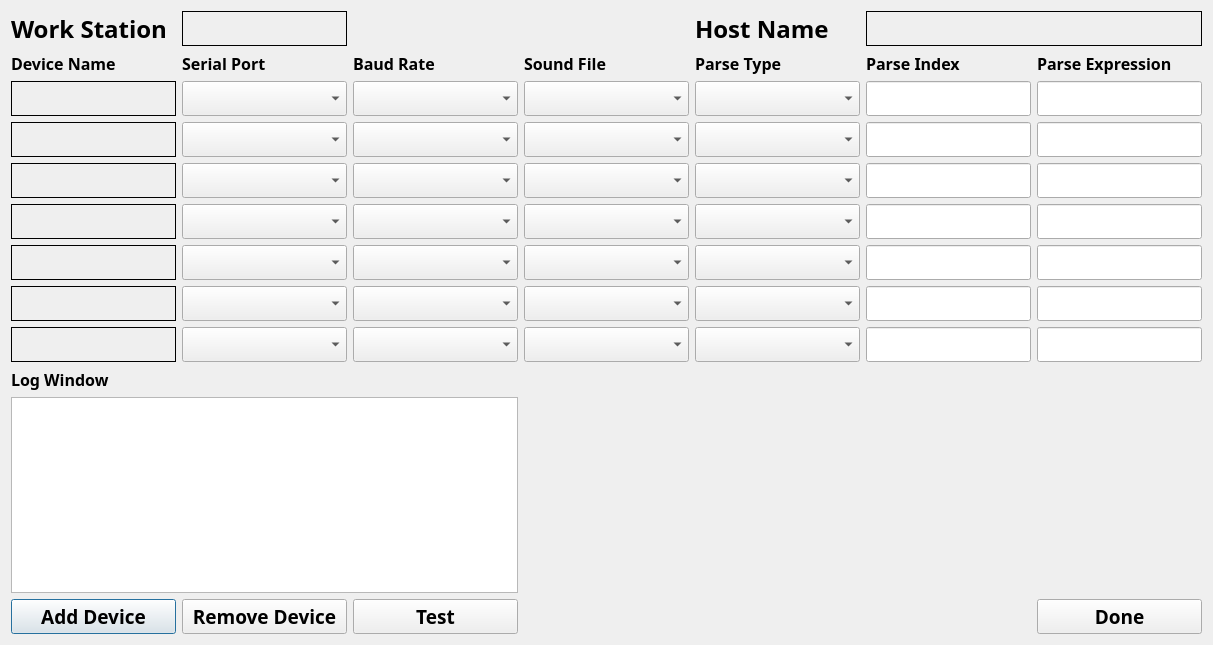
<?xml version="1.0" encoding="UTF-8"?>
<ui version="4.0">
 <class>deviceSetupDlg</class>
 <widget class="QDialog" name="deviceSetupDlg">
  <property name="geometry">
   <rect>
    <x>0</x>
    <y>0</y>
    <width>1211</width>
    <height>645</height>
   </rect>
  </property>
  <property name="windowTitle">
   <string>CLAMS Length</string>
  </property>
  <layout class="QHBoxLayout" name="horizontalLayout">
   <item>
    <layout class="QGridLayout" name="gridLayout">
     <item row="1" column="1">
      <widget class="QLabel" name="label_11">
       <property name="font">
        <font>
         <family>Arial Black</family>
         <pointsize>12</pointsize>
         <weight>75</weight>
         <bold>true</bold>
        </font>
       </property>
       <property name="text">
        <string>Serial Port</string>
       </property>
      </widget>
     </item>
     <item row="2" column="0">
      <widget class="QLabel" name="dn_1">
       <property name="minimumSize">
        <size>
         <width>165</width>
         <height>35</height>
        </size>
       </property>
       <property name="font">
        <font>
         <family>Arial Black</family>
         <pointsize>12</pointsize>
         <weight>75</weight>
         <bold>true</bold>
        </font>
       </property>
       <property name="frameShape">
        <enum>QFrame::Box</enum>
       </property>
       <property name="text">
        <string/>
       </property>
      </widget>
     </item>
     <item row="0" column="5" colspan="2">
      <widget class="QLabel" name="hn">
       <property name="minimumSize">
        <size>
         <width>165</width>
         <height>35</height>
        </size>
       </property>
       <property name="font">
        <font>
         <family>Arial Black</family>
         <pointsize>18</pointsize>
         <weight>75</weight>
         <bold>true</bold>
        </font>
       </property>
       <property name="frameShape">
        <enum>QFrame::Box</enum>
       </property>
       <property name="text">
        <string/>
       </property>
      </widget>
     </item>
     <item row="2" column="1">
      <widget class="QComboBox" name="sp_1">
       <property name="minimumSize">
        <size>
         <width>165</width>
         <height>35</height>
        </size>
       </property>
       <property name="font">
        <font>
         <family>Arial Black</family>
         <pointsize>12</pointsize>
         <weight>75</weight>
         <bold>true</bold>
        </font>
       </property>
      </widget>
     </item>
     <item row="2" column="2">
      <widget class="QComboBox" name="br_1">
       <property name="minimumSize">
        <size>
         <width>165</width>
         <height>35</height>
        </size>
       </property>
       <property name="font">
        <font>
         <family>Arial Black</family>
         <pointsize>12</pointsize>
         <weight>75</weight>
         <bold>true</bold>
        </font>
       </property>
      </widget>
     </item>
     <item row="1" column="4">
      <widget class="QLabel" name="label_14">
       <property name="font">
        <font>
         <family>Arial Black</family>
         <pointsize>12</pointsize>
         <weight>75</weight>
         <bold>true</bold>
        </font>
       </property>
       <property name="text">
        <string>Parse Type</string>
       </property>
      </widget>
     </item>
     <item row="2" column="3">
      <widget class="QComboBox" name="sf_1">
       <property name="minimumSize">
        <size>
         <width>165</width>
         <height>35</height>
        </size>
       </property>
       <property name="font">
        <font>
         <family>Arial Black</family>
         <pointsize>12</pointsize>
         <weight>75</weight>
         <bold>true</bold>
        </font>
       </property>
      </widget>
     </item>
     <item row="0" column="0">
      <widget class="QLabel" name="label">
       <property name="font">
        <font>
         <family>Arial Black</family>
         <pointsize>18</pointsize>
         <weight>75</weight>
         <bold>true</bold>
        </font>
       </property>
       <property name="text">
        <string>Work Station</string>
       </property>
      </widget>
     </item>
     <item row="0" column="4">
      <widget class="QLabel" name="label_2">
       <property name="font">
        <font>
         <family>Arial Black</family>
         <pointsize>18</pointsize>
         <weight>75</weight>
         <bold>true</bold>
        </font>
       </property>
       <property name="text">
        <string>Host Name</string>
       </property>
      </widget>
     </item>
     <item row="1" column="0">
      <widget class="QLabel" name="label_10">
       <property name="font">
        <font>
         <family>Arial Black</family>
         <pointsize>12</pointsize>
         <weight>75</weight>
         <bold>true</bold>
        </font>
       </property>
       <property name="text">
        <string>Device Name</string>
       </property>
      </widget>
     </item>
     <item row="1" column="3">
      <widget class="QLabel" name="label_13">
       <property name="font">
        <font>
         <family>Arial Black</family>
         <pointsize>12</pointsize>
         <weight>75</weight>
         <bold>true</bold>
        </font>
       </property>
       <property name="text">
        <string>Sound File</string>
       </property>
      </widget>
     </item>
     <item row="1" column="5">
      <widget class="QLabel" name="label_15">
       <property name="font">
        <font>
         <family>Arial Black</family>
         <pointsize>12</pointsize>
         <weight>75</weight>
         <bold>true</bold>
        </font>
       </property>
       <property name="text">
        <string>Parse Index</string>
       </property>
      </widget>
     </item>
     <item row="1" column="6">
      <widget class="QLabel" name="label_16">
       <property name="font">
        <font>
         <family>Arial Black</family>
         <pointsize>12</pointsize>
         <weight>75</weight>
         <bold>true</bold>
        </font>
       </property>
       <property name="text">
        <string>Parse Expression</string>
       </property>
      </widget>
     </item>
     <item row="1" column="2">
      <widget class="QLabel" name="label_12">
       <property name="font">
        <font>
         <family>Arial Black</family>
         <pointsize>12</pointsize>
         <weight>75</weight>
         <bold>true</bold>
        </font>
       </property>
       <property name="text">
        <string>Baud Rate</string>
       </property>
      </widget>
     </item>
     <item row="0" column="1">
      <widget class="QLabel" name="ws">
       <property name="minimumSize">
        <size>
         <width>165</width>
         <height>35</height>
        </size>
       </property>
       <property name="font">
        <font>
         <family>Arial Black</family>
         <pointsize>18</pointsize>
         <weight>75</weight>
         <bold>true</bold>
        </font>
       </property>
       <property name="frameShape">
        <enum>QFrame::Box</enum>
       </property>
       <property name="text">
        <string/>
       </property>
      </widget>
     </item>
     <item row="2" column="6">
      <widget class="QLineEdit" name="pe_1">
       <property name="minimumSize">
        <size>
         <width>165</width>
         <height>35</height>
        </size>
       </property>
       <property name="font">
        <font>
         <family>Arial Black</family>
         <pointsize>12</pointsize>
         <weight>75</weight>
         <bold>true</bold>
        </font>
       </property>
      </widget>
     </item>
     <item row="3" column="1">
      <widget class="QComboBox" name="sp_2">
       <property name="minimumSize">
        <size>
         <width>165</width>
         <height>35</height>
        </size>
       </property>
       <property name="font">
        <font>
         <family>Arial Black</family>
         <pointsize>12</pointsize>
         <weight>75</weight>
         <bold>true</bold>
        </font>
       </property>
      </widget>
     </item>
     <item row="3" column="0">
      <widget class="QLabel" name="dn_2">
       <property name="minimumSize">
        <size>
         <width>165</width>
         <height>35</height>
        </size>
       </property>
       <property name="font">
        <font>
         <family>Arial Black</family>
         <pointsize>12</pointsize>
         <weight>75</weight>
         <bold>true</bold>
        </font>
       </property>
       <property name="frameShape">
        <enum>QFrame::Box</enum>
       </property>
       <property name="text">
        <string/>
       </property>
      </widget>
     </item>
     <item row="2" column="4">
      <widget class="QComboBox" name="pt_1">
       <property name="minimumSize">
        <size>
         <width>165</width>
         <height>35</height>
        </size>
       </property>
       <property name="font">
        <font>
         <family>Arial Black</family>
         <pointsize>12</pointsize>
         <weight>75</weight>
         <bold>true</bold>
        </font>
       </property>
      </widget>
     </item>
     <item row="3" column="2">
      <widget class="QComboBox" name="br_2">
       <property name="minimumSize">
        <size>
         <width>165</width>
         <height>35</height>
        </size>
       </property>
       <property name="font">
        <font>
         <family>Arial Black</family>
         <pointsize>12</pointsize>
         <weight>75</weight>
         <bold>true</bold>
        </font>
       </property>
      </widget>
     </item>
     <item row="3" column="3">
      <widget class="QComboBox" name="sf_2">
       <property name="minimumSize">
        <size>
         <width>165</width>
         <height>35</height>
        </size>
       </property>
       <property name="font">
        <font>
         <family>Arial Black</family>
         <pointsize>12</pointsize>
         <weight>75</weight>
         <bold>true</bold>
        </font>
       </property>
      </widget>
     </item>
     <item row="3" column="4">
      <widget class="QComboBox" name="pt_2">
       <property name="minimumSize">
        <size>
         <width>165</width>
         <height>35</height>
        </size>
       </property>
       <property name="font">
        <font>
         <family>Arial Black</family>
         <pointsize>12</pointsize>
         <weight>75</weight>
         <bold>true</bold>
        </font>
       </property>
      </widget>
     </item>
     <item row="2" column="5">
      <widget class="QLineEdit" name="pi_1">
       <property name="minimumSize">
        <size>
         <width>165</width>
         <height>35</height>
        </size>
       </property>
       <property name="font">
        <font>
         <family>Arial Black</family>
         <pointsize>12</pointsize>
         <weight>75</weight>
         <bold>true</bold>
        </font>
       </property>
      </widget>
     </item>
     <item row="5" column="1">
      <widget class="QComboBox" name="sp_4">
       <property name="minimumSize">
        <size>
         <width>165</width>
         <height>35</height>
        </size>
       </property>
       <property name="font">
        <font>
         <family>Arial Black</family>
         <pointsize>12</pointsize>
         <weight>75</weight>
         <bold>true</bold>
        </font>
       </property>
      </widget>
     </item>
     <item row="3" column="6">
      <widget class="QLineEdit" name="pe_2">
       <property name="minimumSize">
        <size>
         <width>165</width>
         <height>35</height>
        </size>
       </property>
       <property name="font">
        <font>
         <family>Arial Black</family>
         <pointsize>12</pointsize>
         <weight>75</weight>
         <bold>true</bold>
        </font>
       </property>
      </widget>
     </item>
     <item row="4" column="5">
      <widget class="QLineEdit" name="pi_3">
       <property name="minimumSize">
        <size>
         <width>165</width>
         <height>35</height>
        </size>
       </property>
       <property name="font">
        <font>
         <family>Arial Black</family>
         <pointsize>12</pointsize>
         <weight>75</weight>
         <bold>true</bold>
        </font>
       </property>
      </widget>
     </item>
     <item row="4" column="3">
      <widget class="QComboBox" name="sf_3">
       <property name="minimumSize">
        <size>
         <width>165</width>
         <height>35</height>
        </size>
       </property>
       <property name="font">
        <font>
         <family>Arial Black</family>
         <pointsize>12</pointsize>
         <weight>75</weight>
         <bold>true</bold>
        </font>
       </property>
      </widget>
     </item>
     <item row="5" column="0">
      <widget class="QLabel" name="dn_4">
       <property name="minimumSize">
        <size>
         <width>165</width>
         <height>35</height>
        </size>
       </property>
       <property name="font">
        <font>
         <family>Arial Black</family>
         <pointsize>12</pointsize>
         <weight>75</weight>
         <bold>true</bold>
        </font>
       </property>
       <property name="frameShape">
        <enum>QFrame::Box</enum>
       </property>
       <property name="text">
        <string/>
       </property>
      </widget>
     </item>
     <item row="5" column="2">
      <widget class="QComboBox" name="br_4">
       <property name="minimumSize">
        <size>
         <width>165</width>
         <height>35</height>
        </size>
       </property>
       <property name="font">
        <font>
         <family>Arial Black</family>
         <pointsize>12</pointsize>
         <weight>75</weight>
         <bold>true</bold>
        </font>
       </property>
      </widget>
     </item>
     <item row="5" column="3">
      <widget class="QComboBox" name="sf_4">
       <property name="minimumSize">
        <size>
         <width>165</width>
         <height>35</height>
        </size>
       </property>
       <property name="font">
        <font>
         <family>Arial Black</family>
         <pointsize>12</pointsize>
         <weight>75</weight>
         <bold>true</bold>
        </font>
       </property>
      </widget>
     </item>
     <item row="3" column="5">
      <widget class="QLineEdit" name="pi_2">
       <property name="minimumSize">
        <size>
         <width>165</width>
         <height>35</height>
        </size>
       </property>
       <property name="font">
        <font>
         <family>Arial Black</family>
         <pointsize>12</pointsize>
         <weight>75</weight>
         <bold>true</bold>
        </font>
       </property>
      </widget>
     </item>
     <item row="4" column="2">
      <widget class="QComboBox" name="br_3">
       <property name="minimumSize">
        <size>
         <width>165</width>
         <height>35</height>
        </size>
       </property>
       <property name="font">
        <font>
         <family>Arial Black</family>
         <pointsize>12</pointsize>
         <weight>75</weight>
         <bold>true</bold>
        </font>
       </property>
      </widget>
     </item>
     <item row="4" column="4">
      <widget class="QComboBox" name="pt_3">
       <property name="minimumSize">
        <size>
         <width>165</width>
         <height>35</height>
        </size>
       </property>
       <property name="font">
        <font>
         <family>Arial Black</family>
         <pointsize>12</pointsize>
         <weight>75</weight>
         <bold>true</bold>
        </font>
       </property>
      </widget>
     </item>
     <item row="4" column="0">
      <widget class="QLabel" name="dn_3">
       <property name="minimumSize">
        <size>
         <width>165</width>
         <height>35</height>
        </size>
       </property>
       <property name="font">
        <font>
         <family>Arial Black</family>
         <pointsize>12</pointsize>
         <weight>75</weight>
         <bold>true</bold>
        </font>
       </property>
       <property name="frameShape">
        <enum>QFrame::Box</enum>
       </property>
       <property name="text">
        <string/>
       </property>
      </widget>
     </item>
     <item row="5" column="4">
      <widget class="QComboBox" name="pt_4">
       <property name="minimumSize">
        <size>
         <width>165</width>
         <height>35</height>
        </size>
       </property>
       <property name="font">
        <font>
         <family>Arial Black</family>
         <pointsize>12</pointsize>
         <weight>75</weight>
         <bold>true</bold>
        </font>
       </property>
      </widget>
     </item>
     <item row="4" column="6">
      <widget class="QLineEdit" name="pe_3">
       <property name="minimumSize">
        <size>
         <width>165</width>
         <height>35</height>
        </size>
       </property>
       <property name="font">
        <font>
         <family>Arial Black</family>
         <pointsize>12</pointsize>
         <weight>75</weight>
         <bold>true</bold>
        </font>
       </property>
      </widget>
     </item>
     <item row="5" column="5">
      <widget class="QLineEdit" name="pi_4">
       <property name="minimumSize">
        <size>
         <width>165</width>
         <height>35</height>
        </size>
       </property>
       <property name="font">
        <font>
         <family>Arial Black</family>
         <pointsize>12</pointsize>
         <weight>75</weight>
         <bold>true</bold>
        </font>
       </property>
      </widget>
     </item>
     <item row="4" column="1">
      <widget class="QComboBox" name="sp_3">
       <property name="minimumSize">
        <size>
         <width>165</width>
         <height>35</height>
        </size>
       </property>
       <property name="font">
        <font>
         <family>Arial Black</family>
         <pointsize>12</pointsize>
         <weight>75</weight>
         <bold>true</bold>
        </font>
       </property>
      </widget>
     </item>
     <item row="5" column="6">
      <widget class="QLineEdit" name="pe_4">
       <property name="minimumSize">
        <size>
         <width>165</width>
         <height>35</height>
        </size>
       </property>
       <property name="font">
        <font>
         <family>Arial Black</family>
         <pointsize>12</pointsize>
         <weight>75</weight>
         <bold>true</bold>
        </font>
       </property>
      </widget>
     </item>
     <item row="6" column="0">
      <widget class="QLabel" name="dn_5">
       <property name="minimumSize">
        <size>
         <width>165</width>
         <height>35</height>
        </size>
       </property>
       <property name="font">
        <font>
         <family>Arial Black</family>
         <pointsize>12</pointsize>
         <weight>75</weight>
         <bold>true</bold>
        </font>
       </property>
       <property name="frameShape">
        <enum>QFrame::Box</enum>
       </property>
       <property name="text">
        <string/>
       </property>
      </widget>
     </item>
     <item row="6" column="2">
      <widget class="QComboBox" name="br_5">
       <property name="minimumSize">
        <size>
         <width>165</width>
         <height>35</height>
        </size>
       </property>
       <property name="font">
        <font>
         <family>Arial Black</family>
         <pointsize>12</pointsize>
         <weight>75</weight>
         <bold>true</bold>
        </font>
       </property>
      </widget>
     </item>
     <item row="6" column="1">
      <widget class="QComboBox" name="sp_5">
       <property name="minimumSize">
        <size>
         <width>165</width>
         <height>35</height>
        </size>
       </property>
       <property name="font">
        <font>
         <family>Arial Black</family>
         <pointsize>12</pointsize>
         <weight>75</weight>
         <bold>true</bold>
        </font>
       </property>
      </widget>
     </item>
     <item row="6" column="4">
      <widget class="QComboBox" name="pt_5">
       <property name="minimumSize">
        <size>
         <width>165</width>
         <height>35</height>
        </size>
       </property>
       <property name="font">
        <font>
         <family>Arial Black</family>
         <pointsize>12</pointsize>
         <weight>75</weight>
         <bold>true</bold>
        </font>
       </property>
      </widget>
     </item>
     <item row="7" column="0">
      <widget class="QLabel" name="dn_6">
       <property name="minimumSize">
        <size>
         <width>165</width>
         <height>35</height>
        </size>
       </property>
       <property name="font">
        <font>
         <family>Arial Black</family>
         <pointsize>12</pointsize>
         <weight>75</weight>
         <bold>true</bold>
        </font>
       </property>
       <property name="frameShape">
        <enum>QFrame::Box</enum>
       </property>
       <property name="text">
        <string/>
       </property>
      </widget>
     </item>
     <item row="6" column="3">
      <widget class="QComboBox" name="sf_5">
       <property name="minimumSize">
        <size>
         <width>165</width>
         <height>35</height>
        </size>
       </property>
       <property name="font">
        <font>
         <family>Arial Black</family>
         <pointsize>12</pointsize>
         <weight>75</weight>
         <bold>true</bold>
        </font>
       </property>
      </widget>
     </item>
     <item row="6" column="6">
      <widget class="QLineEdit" name="pe_5">
       <property name="minimumSize">
        <size>
         <width>165</width>
         <height>35</height>
        </size>
       </property>
       <property name="font">
        <font>
         <family>Arial Black</family>
         <pointsize>12</pointsize>
         <weight>75</weight>
         <bold>true</bold>
        </font>
       </property>
      </widget>
     </item>
     <item row="7" column="1">
      <widget class="QComboBox" name="sp_6">
       <property name="minimumSize">
        <size>
         <width>165</width>
         <height>35</height>
        </size>
       </property>
       <property name="font">
        <font>
         <family>Arial Black</family>
         <pointsize>12</pointsize>
         <weight>75</weight>
         <bold>true</bold>
        </font>
       </property>
      </widget>
     </item>
     <item row="6" column="5">
      <widget class="QLineEdit" name="pi_5">
       <property name="minimumSize">
        <size>
         <width>165</width>
         <height>35</height>
        </size>
       </property>
       <property name="font">
        <font>
         <family>Arial Black</family>
         <pointsize>12</pointsize>
         <weight>75</weight>
         <bold>true</bold>
        </font>
       </property>
      </widget>
     </item>
     <item row="7" column="2">
      <widget class="QComboBox" name="br_6">
       <property name="minimumSize">
        <size>
         <width>165</width>
         <height>35</height>
        </size>
       </property>
       <property name="font">
        <font>
         <family>Arial Black</family>
         <pointsize>12</pointsize>
         <weight>75</weight>
         <bold>true</bold>
        </font>
       </property>
      </widget>
     </item>
     <item row="9" column="0">
      <widget class="QLabel" name="label_17">
       <property name="font">
        <font>
         <family>Arial Black</family>
         <pointsize>12</pointsize>
         <weight>75</weight>
         <bold>true</bold>
        </font>
       </property>
       <property name="text">
        <string>Log Window</string>
       </property>
      </widget>
     </item>
     <item row="7" column="5">
      <widget class="QLineEdit" name="pi_6">
       <property name="minimumSize">
        <size>
         <width>165</width>
         <height>35</height>
        </size>
       </property>
       <property name="font">
        <font>
         <family>Arial Black</family>
         <pointsize>12</pointsize>
         <weight>75</weight>
         <bold>true</bold>
        </font>
       </property>
      </widget>
     </item>
     <item row="10" column="0" colspan="3">
      <widget class="QPlainTextEdit" name="plainTextEdit">
       <property name="minimumSize">
        <size>
         <width>165</width>
         <height>35</height>
        </size>
       </property>
       <property name="font">
        <font>
         <family>Arial Black</family>
         <weight>75</weight>
         <bold>true</bold>
        </font>
       </property>
      </widget>
     </item>
     <item row="8" column="1">
      <widget class="QComboBox" name="sp_7">
       <property name="minimumSize">
        <size>
         <width>165</width>
         <height>35</height>
        </size>
       </property>
       <property name="font">
        <font>
         <family>Arial Black</family>
         <pointsize>12</pointsize>
         <weight>75</weight>
         <bold>true</bold>
        </font>
       </property>
      </widget>
     </item>
     <item row="7" column="3">
      <widget class="QComboBox" name="sf_6">
       <property name="minimumSize">
        <size>
         <width>165</width>
         <height>35</height>
        </size>
       </property>
       <property name="font">
        <font>
         <family>Arial Black</family>
         <pointsize>12</pointsize>
         <weight>75</weight>
         <bold>true</bold>
        </font>
       </property>
      </widget>
     </item>
     <item row="7" column="6">
      <widget class="QLineEdit" name="pe_6">
       <property name="minimumSize">
        <size>
         <width>165</width>
         <height>35</height>
        </size>
       </property>
       <property name="font">
        <font>
         <family>Arial Black</family>
         <pointsize>12</pointsize>
         <weight>75</weight>
         <bold>true</bold>
        </font>
       </property>
      </widget>
     </item>
     <item row="8" column="4">
      <widget class="QComboBox" name="pt_7">
       <property name="minimumSize">
        <size>
         <width>165</width>
         <height>35</height>
        </size>
       </property>
       <property name="font">
        <font>
         <family>Arial Black</family>
         <pointsize>12</pointsize>
         <weight>75</weight>
         <bold>true</bold>
        </font>
       </property>
      </widget>
     </item>
     <item row="8" column="5">
      <widget class="QLineEdit" name="pi_7">
       <property name="minimumSize">
        <size>
         <width>165</width>
         <height>35</height>
        </size>
       </property>
       <property name="font">
        <font>
         <family>Arial Black</family>
         <pointsize>12</pointsize>
         <weight>75</weight>
         <bold>true</bold>
        </font>
       </property>
      </widget>
     </item>
     <item row="7" column="4">
      <widget class="QComboBox" name="pt_6">
       <property name="minimumSize">
        <size>
         <width>165</width>
         <height>35</height>
        </size>
       </property>
       <property name="font">
        <font>
         <family>Arial Black</family>
         <pointsize>12</pointsize>
         <weight>75</weight>
         <bold>true</bold>
        </font>
       </property>
      </widget>
     </item>
     <item row="8" column="3">
      <widget class="QComboBox" name="sf_7">
       <property name="minimumSize">
        <size>
         <width>165</width>
         <height>35</height>
        </size>
       </property>
       <property name="font">
        <font>
         <family>Arial Black</family>
         <pointsize>12</pointsize>
         <weight>75</weight>
         <bold>true</bold>
        </font>
       </property>
      </widget>
     </item>
     <item row="8" column="2">
      <widget class="QComboBox" name="br_7">
       <property name="minimumSize">
        <size>
         <width>165</width>
         <height>35</height>
        </size>
       </property>
       <property name="font">
        <font>
         <family>Arial Black</family>
         <pointsize>12</pointsize>
         <weight>75</weight>
         <bold>true</bold>
        </font>
       </property>
      </widget>
     </item>
     <item row="8" column="6">
      <widget class="QLineEdit" name="pe_7">
       <property name="minimumSize">
        <size>
         <width>165</width>
         <height>35</height>
        </size>
       </property>
       <property name="font">
        <font>
         <family>Arial Black</family>
         <pointsize>12</pointsize>
         <weight>75</weight>
         <bold>true</bold>
        </font>
       </property>
      </widget>
     </item>
     <item row="8" column="0">
      <widget class="QLabel" name="dn_7">
       <property name="minimumSize">
        <size>
         <width>165</width>
         <height>35</height>
        </size>
       </property>
       <property name="font">
        <font>
         <family>Arial Black</family>
         <pointsize>12</pointsize>
         <weight>75</weight>
         <bold>true</bold>
        </font>
       </property>
       <property name="frameShape">
        <enum>QFrame::Box</enum>
       </property>
       <property name="text">
        <string/>
       </property>
      </widget>
     </item>
     <item row="11" column="0">
      <widget class="QPushButton" name="addBtn">
       <property name="minimumSize">
        <size>
         <width>165</width>
         <height>35</height>
        </size>
       </property>
       <property name="font">
        <font>
         <family>Arial Black</family>
         <pointsize>14</pointsize>
         <weight>75</weight>
         <bold>true</bold>
        </font>
       </property>
       <property name="text">
        <string>Add Device</string>
       </property>
      </widget>
     </item>
     <item row="11" column="6">
      <widget class="QPushButton" name="doneBtn">
       <property name="minimumSize">
        <size>
         <width>165</width>
         <height>35</height>
        </size>
       </property>
       <property name="font">
        <font>
         <family>Arial Black</family>
         <pointsize>14</pointsize>
         <weight>75</weight>
         <bold>true</bold>
        </font>
       </property>
       <property name="text">
        <string>Done</string>
       </property>
      </widget>
     </item>
     <item row="11" column="2">
      <widget class="QPushButton" name="testBtn">
       <property name="minimumSize">
        <size>
         <width>165</width>
         <height>35</height>
        </size>
       </property>
       <property name="font">
        <font>
         <family>Arial Black</family>
         <pointsize>14</pointsize>
         <weight>75</weight>
         <bold>true</bold>
        </font>
       </property>
       <property name="text">
        <string>Test</string>
       </property>
      </widget>
     </item>
     <item row="11" column="1">
      <widget class="QPushButton" name="removeBtn">
       <property name="minimumSize">
        <size>
         <width>165</width>
         <height>35</height>
        </size>
       </property>
       <property name="font">
        <font>
         <family>Arial Black</family>
         <pointsize>14</pointsize>
         <weight>75</weight>
         <bold>true</bold>
        </font>
       </property>
       <property name="text">
        <string>Remove Device</string>
       </property>
      </widget>
     </item>
    </layout>
   </item>
  </layout>
 </widget>
 <resources/>
 <connections/>
</ui>
